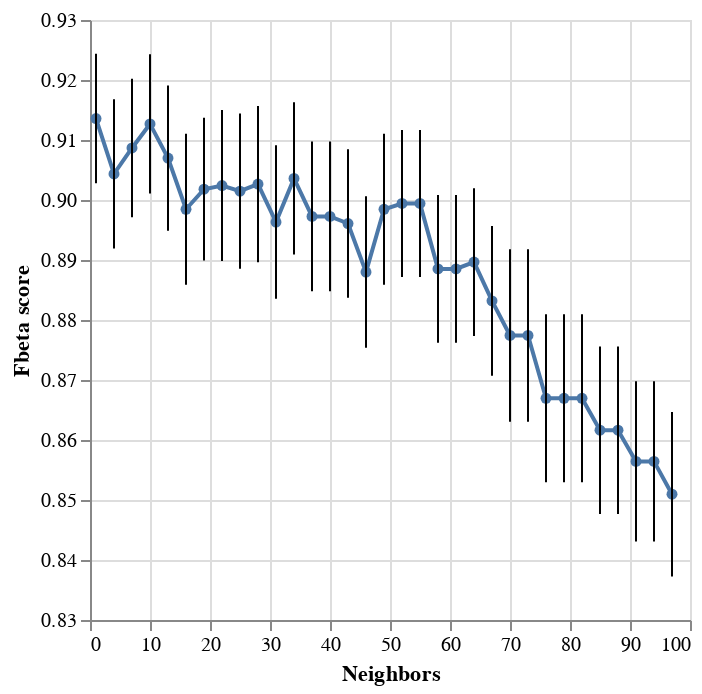

The notebook cell saved with this chart:
### Code cell
line_n_point = alt.Chart(accuracies_grid).mark_line(point=True).encode(
    x=alt.X("n_neighbors").title("Neighbors"),
    y=alt.Y("mean_test_score")
        .scale(zero=False) 
        .title("Fbeta score")
)

bar = alt.Chart(accuracies_grid).mark_errorbar().encode(
    alt.Y("sem_test_score_upper:Q").scale(zero=False).title("Fbeta score"),
    alt.Y2("sem_test_score_lower:Q"),
    alt.X("n_neighbors:Q").title("Neighbors")
)

line_n_point + bar

### Figure 1 — Vega specification as saved in the notebook (floating-point values rounded to 4 significant figures)
{"$schema": "https://vega.github.io/schema/vega/v5.json", "data": [{"name": "source_0", "values": [{"mean_test_score": 0.9136, "n_neighbors": 1, "sem_test_score_lower": 0.9028, "sem_test_score_upper": 0.9244}, {"mean_test_score": 0.9043, "n_neighbors": 4, "sem_test_score_lower": 0.8919, "sem_test_score_upper": 0.9168}, {"mean_test_score": 0.9087, "n_neighbors": 7, "sem_test_score_lower": 0.8971, "sem_test_score_upper": 0.9202}, {"mean_test_score": 0.9127, "n_neighbors": 10, "sem_test_score_lower": 0.9011, "sem_test_score_upper": 0.9243}, {"mean_test_score": 0.907, "n_neighbors": 13, "sem_test_score_lower": 0.8949, "sem_test_score_upper": 0.9191}, {"mean_test_score": 0.8985, "n_neighbors": 16, "sem_test_score_lower": 0.8859, "sem_test_score_upper": 0.911}, {"mean_test_score": 0.9018, "n_neighbors": 19, "sem_test_score_lower": 0.8899, "sem_test_score_upper": 0.9137}, {"mean_test_score": 0.9024, "n_neighbors": 22, "sem_test_score_lower": 0.8898, "sem_test_score_upper": 0.915}, {"mean_test_score": 0.9015, "n_neighbors": 25, "sem_test_score_lower": 0.8885, "sem_test_score_upper": 0.9144}, {"mean_test_score": 0.9027, "n_neighbors": 28, "sem_test_score_lower": 0.8896, "sem_test_score_upper": 0.9157}, {"mean_test_score": 0.8963, "n_neighbors": 31, "sem_test_score_lower": 0.8835, "sem_test_score_upper": 0.9091}, {"mean_test_score": 0.9036, "n_neighbors": 34, "sem_test_score_lower": 0.8909, "sem_test_score_upper": 0.9163}, {"mean_test_score": 0.8973, "n_neighbors": 37, "sem_test_score_lower": 0.8848, "sem_test_score_upper": 0.9097}, {"mean_test_score": 0.8973, "n_neighbors": 40, "sem_test_score_lower": 0.8848, "sem_test_score_upper": 0.9097}, {"mean_test_score": 0.8961, "n_neighbors": 43, "sem_test_score_lower": 0.8837, "sem_test_score_upper": 0.9084}, {"mean_test_score": 0.888, "n_neighbors": 46, "sem_test_score_lower": 0.8754, "sem_test_score_upper": 0.9006}, {"mean_test_score": 0.8985, "n_neighbors": 49, "sem_test_score_lower": 0.8859, "sem_test_score_upper": 0.911}, {"mean_test_score": 0.8994, "n_neighbors": 52, "sem_test_score_lower": 0.8872, "sem_test_score_upper": 0.9117}, {"mean_test_score": 0.8994, "n_neighbors": 55, "sem_test_score_lower": 0.8872, "sem_test_score_upper": 0.9117}, {"mean_test_score": 0.8885, "n_neighbors": 58, "sem_test_score_lower": 0.8762, "sem_test_score_upper": 0.9008}, {"mean_test_score": 0.8885, "n_neighbors": 61, "sem_test_score_lower": 0.8762, "sem_test_score_upper": 0.9008}, {"mean_test_score": 0.8897, "n_neighbors": 64, "sem_test_score_lower": 0.8773, "sem_test_score_upper": 0.902}, {"mean_test_score": 0.8832, "n_neighbors": 67, "sem_test_score_lower": 0.8707, "sem_test_score_upper": 0.8957}, {"mean_test_score": 0.8774, "n_neighbors": 70, "sem_test_score_lower": 0.8631, "sem_test_score_upper": 0.8918}, {"mean_test_score": 0.8774, "n_neighbors": 73, "sem_test_score_lower": 0.8631, "sem_test_score_upper": 0.8918}, {"mean_test_score": 0.867, "n_neighbors": 76, "sem_test_score_lower": 0.8529, "sem_test_score_upper": 0.881}, {"mean_test_score": 0.867, "n_neighbors": 79, "sem_test_score_lower": 0.8529, "sem_test_score_upper": 0.881}, {"mean_test_score": 0.867, "n_neighbors": 82, "sem_test_score_lower": 0.8529, "sem_test_score_upper": 0.881}, {"mean_test_score": 0.8616, "n_neighbors": 85, "sem_test_score_lower": 0.8477, "sem_test_score_upper": 0.8756}, {"mean_test_score": 0.8616, "n_neighbors": 88, "sem_test_score_lower": 0.8477, "sem_test_score_upper": 0.8756}, {"mean_test_score": 0.8564, "n_neighbors": 91, "sem_test_score_lower": 0.8431, "sem_test_score_upper": 0.8698}, {"mean_test_score": 0.8564, "n_neighbors": 94, "sem_test_score_lower": 0.8431, "sem_test_score_upper": 0.8698}, {"mean_test_score": 0.851, "n_neighbors": 97, "sem_test_score_lower": 0.8373, "sem_test_score_upper": 0.8647}]}, {"name": "data_0", "values": [{"mean_test_score": 0.9136, "n_neighbors": 1}, {"mean_test_score": 0.9043, "n_neighbors": 4}, {"mean_test_score": 0.9087, "n_neighbors": 7}, {"mean_test_score": 0.9127, "n_neighbors": 10}, {"mean_test_score": 0.907, "n_neighbors": 13}, {"mean_test_score": 0.8985, "n_neighbors": 16}, {"mean_test_score": 0.9018, "n_neighbors": 19}, {"mean_test_score": 0.9024, "n_neighbors": 22}, {"mean_test_score": 0.9015, "n_neighbors": 25}, {"mean_test_score": 0.9027, "n_neighbors": 28}, {"mean_test_score": 0.8963, "n_neighbors": 31}, {"mean_test_score": 0.9036, "n_neighbors": 34}, {"mean_test_score": 0.8973, "n_neighbors": 37}, {"mean_test_score": 0.8973, "n_neighbors": 40}, {"mean_test_score": 0.8961, "n_neighbors": 43}, {"mean_test_score": 0.888, "n_neighbors": 46}, {"mean_test_score": 0.8985, "n_neighbors": 49}, {"mean_test_score": 0.8994, "n_neighbors": 52}, {"mean_test_score": 0.8994, "n_neighbors": 55}, {"mean_test_score": 0.8885, "n_neighbors": 58}, {"mean_test_score": 0.8885, "n_neighbors": 61}, {"mean_test_score": 0.8897, "n_neighbors": 64}, {"mean_test_score": 0.8832, "n_neighbors": 67}, {"mean_test_score": 0.8774, "n_neighbors": 70}, {"mean_test_score": 0.8774, "n_neighbors": 73}, {"mean_test_score": 0.867, "n_neighbors": 76}, {"mean_test_score": 0.867, "n_neighbors": 79}, {"mean_test_score": 0.867, "n_neighbors": 82}, {"mean_test_score": 0.8616, "n_neighbors": 85}, {"mean_test_score": 0.8616, "n_neighbors": 88}, {"mean_test_score": 0.8564, "n_neighbors": 91}, {"mean_test_score": 0.8564, "n_neighbors": 94}, {"mean_test_score": 0.851, "n_neighbors": 97}]}, {"name": "data_1", "values": [{"lower_sem_test_score_upper": 0.9244, "n_neighbors": 1, "upper_sem_test_score_upper": 0.9028}, {"lower_sem_test_score_upper": 0.9168, "n_neighbors": 4, "upper_sem_test_score_upper": 0.8919}, {"lower_sem_test_score_upper": 0.9202, "n_neighbors": 7, "upper_sem_test_score_upper": 0.8971}, {"lower_sem_test_score_upper": 0.9243, "n_neighbors": 10, "upper_sem_test_score_upper": 0.9011}, {"lower_sem_test_score_upper": 0.9191, "n_neighbors": 13, "upper_sem_test_score_upper": 0.8949}, {"lower_sem_test_score_upper": 0.911, "n_neighbors": 16, "upper_sem_test_score_upper": 0.8859}, {"lower_sem_test_score_upper": 0.9137, "n_neighbors": 19, "upper_sem_test_score_upper": 0.8899}, {"lower_sem_test_score_upper": 0.915, "n_neighbors": 22, "upper_sem_test_score_upper": 0.8898}, {"lower_sem_test_score_upper": 0.9144, "n_neighbors": 25, "upper_sem_test_score_upper": 0.8885}, {"lower_sem_test_score_upper": 0.9157, "n_neighbors": 28, "upper_sem_test_score_upper": 0.8896}, {"lower_sem_test_score_upper": 0.9091, "n_neighbors": 31, "upper_sem_test_score_upper": 0.8835}, {"lower_sem_test_score_upper": 0.9163, "n_neighbors": 34, "upper_sem_test_score_upper": 0.8909}, {"lower_sem_test_score_upper": 0.9097, "n_neighbors": 37, "upper_sem_test_score_upper": 0.8848}, {"lower_sem_test_score_upper": 0.9097, "n_neighbors": 40, "upper_sem_test_score_upper": 0.8848}, {"lower_sem_test_score_upper": 0.9084, "n_neighbors": 43, "upper_sem_test_score_upper": 0.8837}, {"lower_sem_test_score_upper": 0.9006, "n_neighbors": 46, "upper_sem_test_score_upper": 0.8754}, {"lower_sem_test_score_upper": 0.911, "n_neighbors": 49, "upper_sem_test_score_upper": 0.8859}, {"lower_sem_test_score_upper": 0.9117, "n_neighbors": 52, "upper_sem_test_score_upper": 0.8872}, {"lower_sem_test_score_upper": 0.9117, "n_neighbors": 55, "upper_sem_test_score_upper": 0.8872}, {"lower_sem_test_score_upper": 0.9008, "n_neighbors": 58, "upper_sem_test_score_upper": 0.8762}, {"lower_sem_test_score_upper": 0.9008, "n_neighbors": 61, "upper_sem_test_score_upper": 0.8762}, {"lower_sem_test_score_upper": 0.902, "n_neighbors": 64, "upper_sem_test_score_upper": 0.8773}, {"lower_sem_test_score_upper": 0.8957, "n_neighbors": 67, "upper_sem_test_score_upper": 0.8707}, {"lower_sem_test_score_upper": 0.8918, "n_neighbors": 70, "upper_sem_test_score_upper": 0.8631}, {"lower_sem_test_score_upper": 0.8918, "n_neighbors": 73, "upper_sem_test_score_upper": 0.8631}, {"lower_sem_test_score_upper": 0.881, "n_neighbors": 76, "upper_sem_test_score_upper": 0.8529}, {"lower_sem_test_score_upper": 0.881, "n_neighbors": 79, "upper_sem_test_score_upper": 0.8529}, {"lower_sem_test_score_upper": 0.881, "n_neighbors": 82, "upper_sem_test_score_upper": 0.8529}, {"lower_sem_test_score_upper": 0.8756, "n_neighbors": 85, "upper_sem_test_score_upper": 0.8477}, {"lower_sem_test_score_upper": 0.8756, "n_neighbors": 88, "upper_sem_test_score_upper": 0.8477}, {"lower_sem_test_score_upper": 0.8698, "n_neighbors": 91, "upper_sem_test_score_upper": 0.8431}, {"lower_sem_test_score_upper": 0.8698, "n_neighbors": 94, "upper_sem_test_score_upper": 0.8431}, {"lower_sem_test_score_upper": 0.8647, "n_neighbors": 97, "upper_sem_test_score_upper": 0.8373}]}], "marks": [{"type": "line", "name": "layer_0_layer_0_marks", "from": {"data": "source_0"}, "sort": {"field": "datum[\"n_neighbors\"]"}, "encode": {"update": {"x": {"field": "n_neighbors", "scale": "x"}, "description": {"signal": "\"Neighbors: \" + (format(datum[\"n_neighbors\"], \"\")) + \"; Fbeta score: \" + (format(datum[\"mean_test_score\"], \"\"))"}, "y": {"field": "mean_test_score", "scale": "y"}, "defined": {"signal": "isValid(datum[\"n_neighbors\"]) && isFinite(+datum[\"n_neighbors\"]) && isValid(datum[\"mean_test_score\"]) && isFinite(+datum[\"mean_test_score\"])"}, "stroke": {"value": "#4c78a8"}}}, "style": ["line"]}, {"type": "symbol", "name": "layer_0_layer_1_marks", "from": {"data": "data_0"}, "encode": {"update": {"y": {"field": "mean_test_score", "scale": "y"}, "description": {"signal": "\"Neighbors: \" + (format(datum[\"n_neighbors\"], \"\")) + \"; Fbeta score: \" + (format(datum[\"mean_test_score\"], \"\"))"}, "opacity": {"value": 1}, "ariaRoleDescription": {"value": "point"}, "x": {"field": "n_neighbors", "scale": "x"}, "fill": {"value": "#4c78a8"}}}, "style": ["point"]}, {"type": "rule", "name": "layer_1_marks", "from": {"data": "data_1"}, "encode": {"update": {"ariaRoleDescription": {"value": "errorbar"}, "y2": {"field": "upper_sem_test_score_upper", "scale": "y"}, "tooltip": {"signal": "{\"sem_test_score_lower\": format(datum[\"upper_sem_test_score_upper\"], \"\"), \"sem_test_score_upper\": format(datum[\"lower_sem_test_score_upper\"], \"\"), \"Neighbors\": format(datum[\"n_neighbors\"], \"\")}"}, "description": {"signal": "\"Neighbors: \" + (format(datum[\"n_neighbors\"], \"\")) + \"; Fbeta score: \" + (format(datum[\"lower_sem_test_score_upper\"], \"\")) + \"; upper_sem_test_score_upper: \" + (format(datum[\"upper_sem_test_score_upper\"], \"\")) + \"; sem_test_score_lower: \" + (format(datum[\"upper_sem_test_score_upper\"], \"\")) + \"; sem_test_score_upper: \" + (format(datum[\"lower_sem_test_score_upper\"], \"\"))"}, "x": {"field": "n_neighbors", "scale": "x"}, "stroke": {"value": "black"}, "y": {"field": "lower_sem_test_score_upper", "scale": "y"}}}, "style": ["rule", "errorbar-rule"]}], "scales": [{"name": "x", "type": "linear", "domain": {"fields": [{"data": "source_0", "field": "n_neighbors"}, {"data": "data_0", "field": "n_neighbors"}, {"data": "data_1", "field": "n_neighbors"}]}, "range": [0, {"signal": "width"}], "nice": true, "zero": false}, {"name": "y", "type": "linear", "domain": {"fields": [{"data": "source_0", "field": "mean_test_score"}, {"data": "data_0", "field": "mean_test_score"}, {"data": "data_1", "field": "lower_sem_test_score_upper"}, {"data": "data_1", "field": "upper_sem_test_score_upper"}]}, "range": [{"signal": "height"}, 0], "zero": false, "nice": true}], "axes": [{"scale": "x", "tickCount": {"signal": "ceil(width/40)"}, "domain": false, "gridScale": "y", "grid": true, "labels": false, "maxExtent": 0, "minExtent": 0, "aria": false, "orient": "bottom", "zindex": 0, "ticks": false}, {"scale": "y", "gridScale": "x", "tickCount": {"signal": "ceil(height/40)"}, "maxExtent": 0, "ticks": false, "aria": false, "zindex": 0, "minExtent": 0, "domain": false, "labels": false, "grid": true, "orient": "left"}, {"scale": "x", "zindex": 0, "title": "Neighbors", "labelOverlap": true, "labelFlush": true, "grid": false, "orient": "bottom", "tickCount": {"signal": "ceil(width/40)"}}, {"scale": "y", "labelOverlap": true, "tickCount": {"signal": "ceil(height/40)"}, "title": "Fbeta score", "orient": "left", "zindex": 0, "grid": false}], "padding": 5, "background": "white", "height": 300, "style": "cell", "width": 300}
